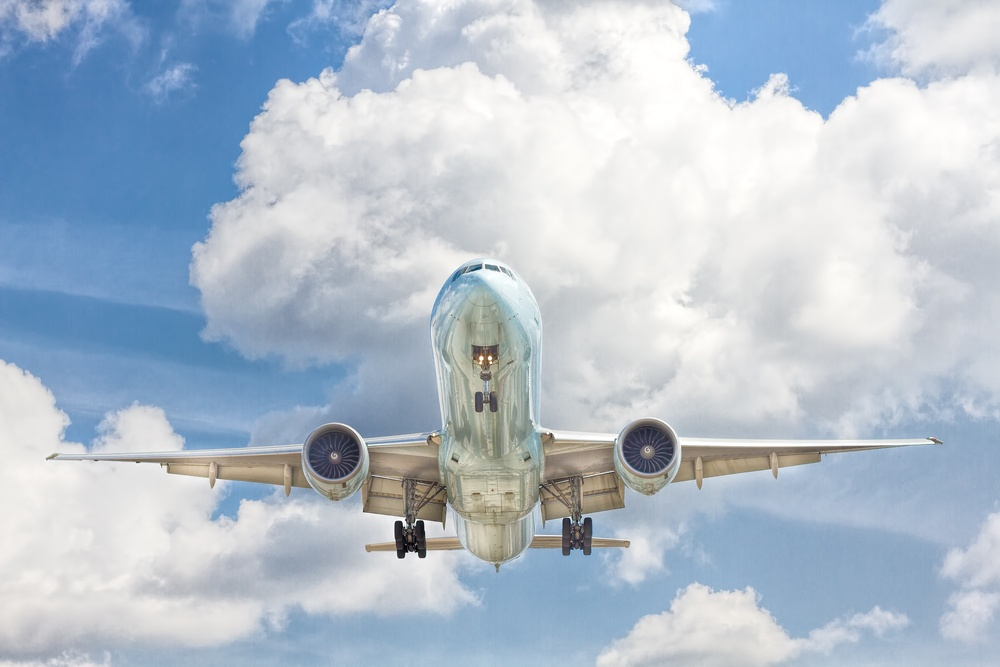
#> input picture PlaneImage.jpg, 1000 x 667 px, shrunk from 2999 x 1999 before the run
$ python Convolution.py
#> lines starting #> are read from the running program, lines starting #| are printed output that depends on the picture
import numpy as np
from PIL import Image

# Load the image using PIL (Python Imaging Library)
image_path = 'PlaneImage.jpg'
image = Image.open(image_path).convert('L')  # Convert to grayscale
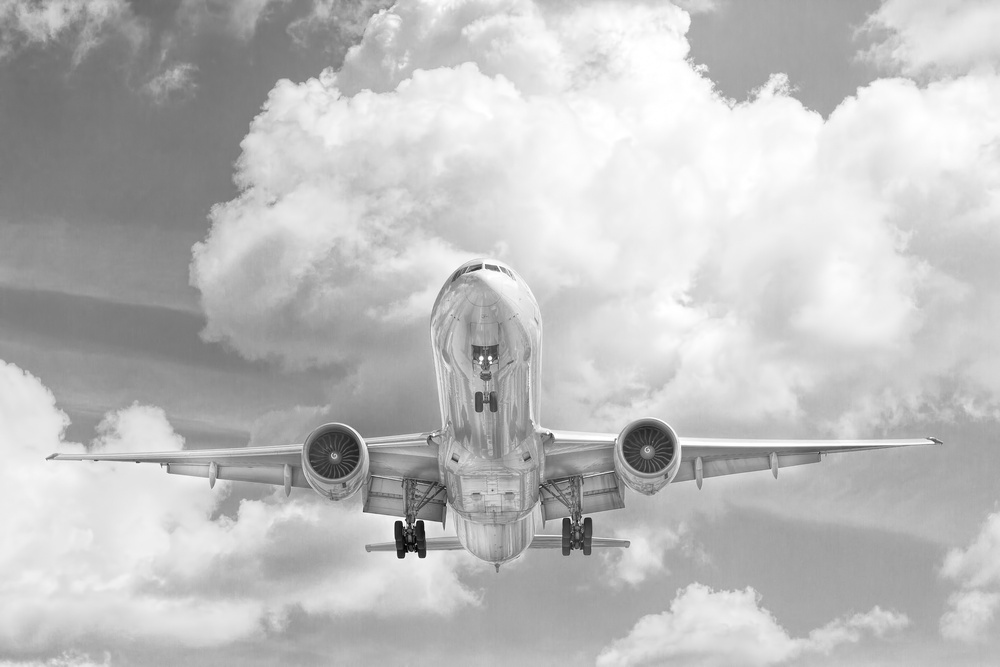
#> image: PIL image 1000x667 L; min 0, max 255, mean 189.6

kernel = np.array([[-1, -1, -1],
                   [-1,  8, -1],
                   [-1, -1, -1]])

kernel2 = np.array([[9, 9, 9],
                   [9, 9, 9],
                   [9, 9, 9]])

# Convert the image and kernel to NumPy arrays
image_array = np.array(image)
kernel_array = np.array(kernel)

# Get the dimensions of the image and kernel
image_height, image_width = image_array.shape
#> image_height = 667; image_width = 1000
kernel_height, kernel_width = kernel_array.shape

# Initialize an empty output image
output_image = np.zeros_like(image_array)

# Perform convolution
for y in range(image_height - kernel_height + 1):
    for x in range(image_width - kernel_width + 1):
        image_patch = image_array[y:y+kernel_height, x:x+kernel_width]
        output_image[y, x] = np.sum(image_patch) * 9
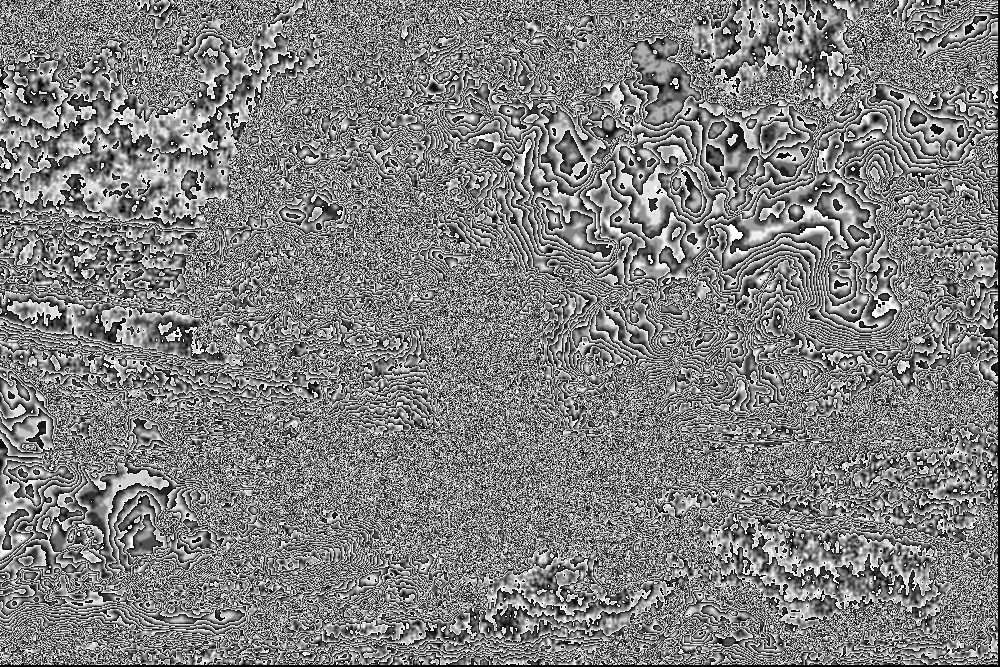
#> output_image: shape (667, 1000); min 0, max 255, mean 127.8

# Clip the pixel values to ensure they stay in the valid range [0, 255]
output_image = np.clip(output_image, 0, 255)

# Convert the output image back to uint8 data type
output_image = output_image.astype(np.uint8)

# Save and display the output image using PIL
output_image_pil = Image.fromarray(output_image)
output_image_pil.show()
output_image_pil.save('output_image.jpg')
